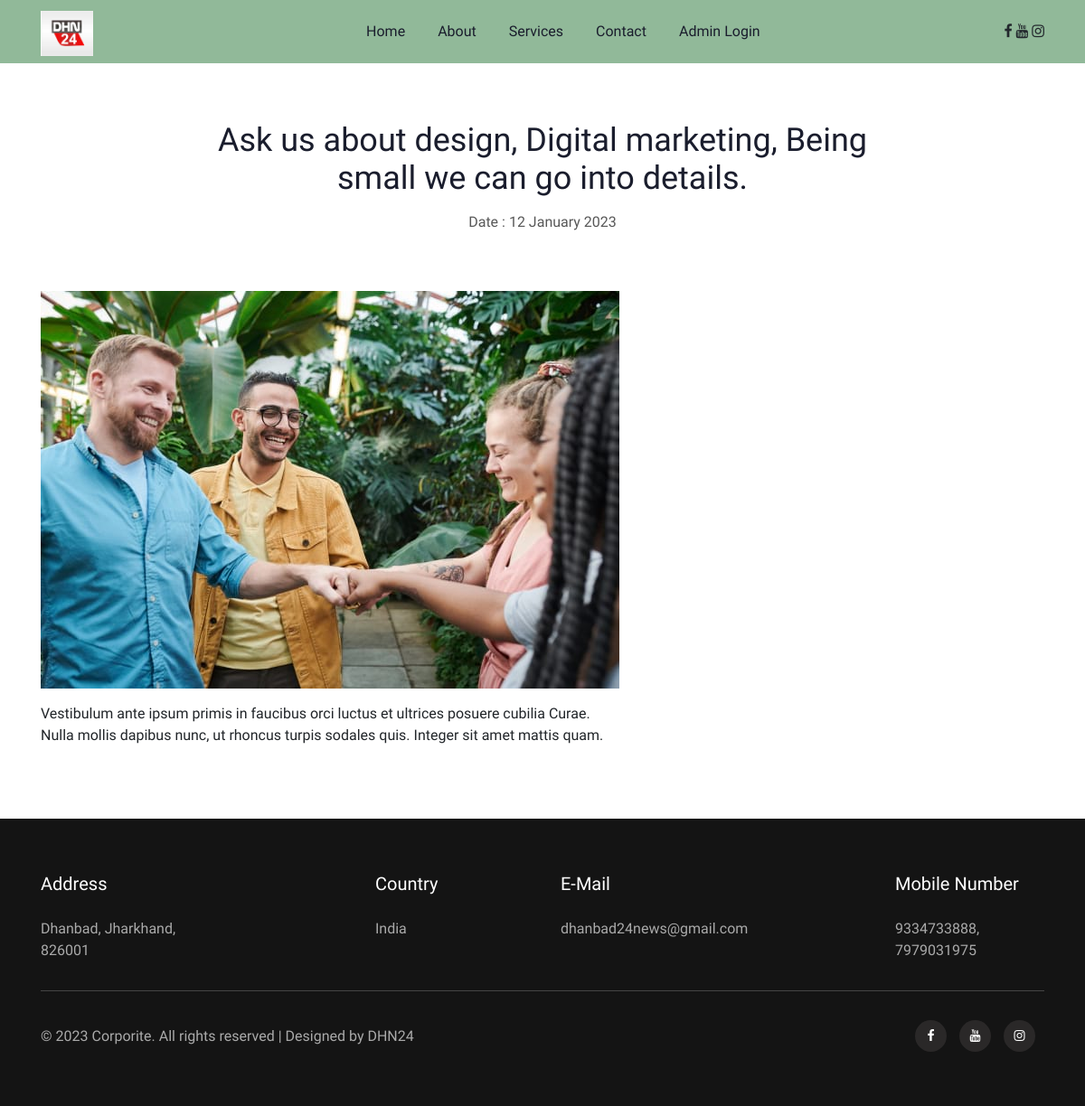
Page /about.php on the committed database.
### tables this page shows
CREATE TABLE `about` (
  `id` int(11) NOT NULL,
  `heading` varchar(255) DEFAULT NULL,
  `description` text DEFAULT NULL,
  `content` text DEFAULT NULL,
  `image` varchar(255) DEFAULT NULL,
  `publish_date` date DEFAULT NULL,
  `status` enum('active','inactive') DEFAULT 'active',
  `created_at` timestamp NOT NULL DEFAULT current_timestamp()
);

### includes/dbconn.php (called while the page is built, shortened)
<?php
class DBConn
{
	public $conn;
	function __construct($type)
	{
		if($type == "web")
		$this->conn = new mysqli(DBHOST,USERNAME,PASSWORD,DBNAME);
	}
	function fetchSingle($table, $cond="", $order="", $ord_type="ASC")
	{
		$sql = "SELECT * FROM ".$table;
		if($cond <> "")
		$sql .= " WHERE ".$cond;
		$sql .= " LIMIT 0,1";
		$res = $this->conn->query($sql);
		if($res->num_rows > 0)
		return $res->fetch_assoc();
		else
		return false;
	}
}

### about.php (the view, shortened to what this page needs)
<?php
include 'includes/dbconn.php';
$dbcon = new DBConn('web');
?>
<!doctype html>
<html lang="en">
  <?php include 'top-application.php';?>
  <body>
	<?php include 'header.php';?>
 <?php
include 'conn.php';
$sql = "SELECT * FROM about WHERE status='active' ORDER BY id DESC LIMIT 1";
$res = $conn->query($sql);
$data = $res->fetch_assoc();
?>
<section class="w3l-content-1">
    <div id="content1-block" class="section-gap py-5">
        <div class="container py-md-3">
            <div class="heading text-center mx-auto">
                <h3 class="head"><?= $data['heading']; ?></h3>
                <p class="my-3 head">
                    Date : <?= date('d F Y', strtotime($data['publish_date'])); ?>
                </p>
            </div>
            <div class="cwp23-img pt-5">
                <img src="assets/images/<?= $data['image']; ?>"
                     class="img-responsive img-fluid" alt="About Image">
            </div>
            <p class="my-3 head">
                <?= $data['description']; ?><br>
                <?= $data['content']; ?>
            </p>
        </div>
    </div>
</section>
<?php include 'footer.php';?>
</body>
</html>

### footer.php (shortened to what this page needs)
<section class="w3l-footer-29-main">
<?php $admincall = $dbcon->fetchSingle("admin","id=1"); ?>
  <div class="footer-29">
    <div class="container">
	  <div class="d-grid grid-col-4 footer-top-29">
        <div class="footer-list-29 footer-4">
          <ul>
            <h6 class="footer-title-29">Address</h6>
            <p><?php echo $admincall['city'];?>,  <?php echo $admincall['state'];?>,</p>
			<p><?php echo $admincall['zip'];?></p>
          </ul>
        </div>
        <div class="footer-list-29 footer-4">
          <ul>
            <h6 class="footer-title-29">Country</h6>
             <p><?php echo $admincall['country'];?></p>
          </ul>
        </div>
        <div class="footer-list-29 footer-4">
          <ul>
            <h6 class="footer-title-29">E-Mail</h6>
             <p><?php echo $admincall['email'];?></p>
          </ul>
        </div>
		<div class="footer-list-29 footer-4">
          <ul>
            <h6 class="footer-title-29">Mobile Number</h6>
             <p><?php echo $admincall['mobile_no'];?>, <?php echo $admincall['phone_no'];?></p>
          </ul>
        </div>
      </div>
      <div class="d-grid grid-col-2 bottom-copies">
        <p class="copy-footer-29">© 2023 Corporite. All rights reserved | Designed by <?php echo $admincall['admin_name'];?></p>
            <div class="main-social-footer-29">
              <a href="#facebook" class="facebook"><span class="fa fa-facebook"></span></a>
              <a href="#twitter" class="twitter"><span class="fa fa-youtube"></span></a>
              <a href="#instagram" class="instagram"><span class="fa fa-instagram"></span></a>
            </div>
      </div>
    </div>
  </div>
</section>

### rows in the picture
about: heading "Ask us about design, Digital marketing, Being small we can go into details.", publish_date "12 January 2023", image (picture), description "Vestibulum ante ipsum primis in faucibus orci luctus et ultrices posuere cubilia Curae.", content "Nulla mollis dapibus nunc, ut rhoncus turpis sodales quis. Integer sit amet mattis quam."

### other values in the picture
$admincall['city'] "Dhanbad"
$admincall['state'] "Jharkhand"
$admincall['zip'] "826001"
$admincall['country'] "India"
$admincall['email'] "dhanbad24news@gmail.com"
$admincall['mobile_no'] "9334733888"
$admincall['phone_no'] "7979031975"
$admincall['admin_name'] "DHN24"
